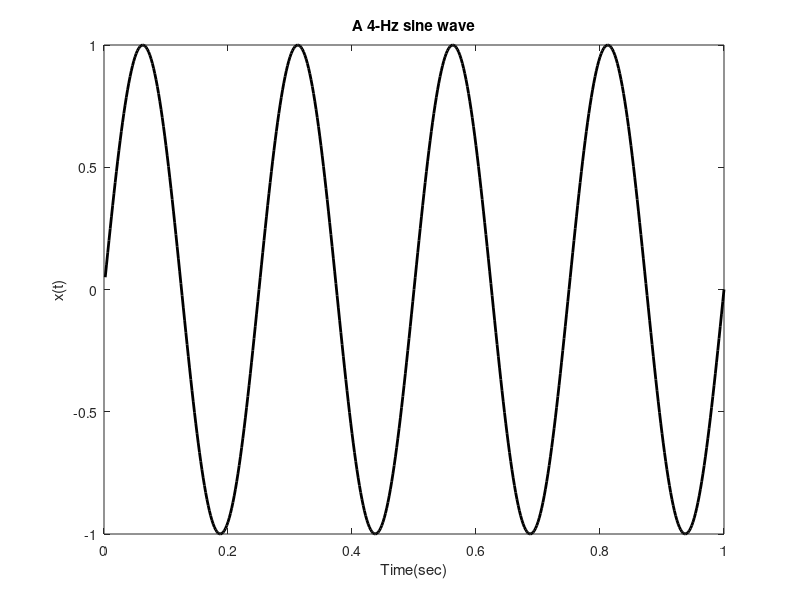

Here is the MATLAB script that generated this plot: (Note: this script raises an error after producing the figure.)
%  Example 1.5 Program to generate a 500 point vector containing a 4 Hz sine wave 
%  with a sample frequency of 500 Hz

fs = 500;                   			% Sample interval
N = 500;                        		% Number of points
f = 4;                              	% Frequency of sine wave
t = (1:N)/fs;                   		% Generate time vector
x = sin(2*pi*f*t);                      % Generate sine wave
RMS = sqrt(mean(x.^2));                 % Calculate RMS
disp (RMS)                         	 	% and display
figure(1)
plot(t,x,'k','LineWidth',2);            % Plot sine wave
xlabel('Time(sec)');                    % Label axes
ylabel('x(t)');	
title('A 4-Hz sine wave')

%%
% Example 1.6 Program to plot EEG data and  +/- one standard deviation 

load eeg_data;              		              % Load the data (from the CD)
fs = 50;                    		              % Sample frequency of 50 Hz
N = length(eeg);                                  % Get data length
t = (1:N)/fs;                                     % Generate time vector
figure(2)
hold on
plot(t,eeg,'k'); hold on;                         % Plot the data
std_dev = sqrt(sum((eeg - mean(eeg)).^2)/(N-1));  % Eq. 1.22 
std_dev1 = std(eeg);         		              % MATLAB standard deviation
avg = mean(eeg);                                  % Determine the mean of EEG
disp([std_dev std_dev1])
plot([t(1) t(end)],[std_dev+avg std_dev+avg],':k'); 
plot([t(1) t(end)],[-std_dev+avg -std_dev+avg],':k'); 
xlabel('Time (sec)','FontSize',14);
ylabel('EEG','FontSize',14);
title({'The segment of an EEG signal with the positive and negative standard',...
       'deviations indicated by a dotted horizontal line.'})

%%
% Example 1.7 Load the visual evoked response data, 
%  Construct and plot the ensemble average

load ver;						   % Get visual evoked response data;
fs = 1/.005;					   % Sample interval = 5 msec
[nu,N] = size(ver);                % Get data matrix size 
if nu > N
	ver = ver';
	t = (1:nu)/fs;                 % Generate time vector 
else
	t = (1:N)/fs;				   % Time vector if no transpose	
end

figure(3)
plot(t,ver(1,:));                  % Plot individual record
xlabel('Time(sec)','FontSize',14); %Label axis
ylabel('EEG','FontSize',14);
title('The raw EEG signal showing a single response to an evoked stimulus')

% Construct and plot the ensemble average
avg = mean(ver);				   % Calculate ensemble average 
figure(4)
plot(t,avg);					   % Plot ensemble average other data
xlabel('Time(sec)','FontSize',14); %Label axis
ylabel('EEG','FontSize',14);
title('The ensemble average of 100 individual signals showing the VER')

%%
% Example 1.8 Example to evaluate noise reduction in ensemble averaging. 
 
load ver;						% Get visual evoked response data;
fs = 1/.005;					% Sample interval = 5 msec
[nu,N] = size(ver);             % Get data matrix size 
if nu > N
	ver = ver';
	t = (1:nu)/fs;              % Generate time vector 
else
	t = (1:N)/fs;				% Time vector if no transpose	
end	

figure(5)
hold on
subplot(2,1,1);
plot(t,ver(1,:),'k'); 			% Plot individual record
xlabel('Time(sec)','FontSize',14);
ylabel('EEG','FontSize',14);
% Construct and plot the ensemble average
avg1 = mean(ver);				% Calculate ensemble average 
avg2 = mean(ver(1:25,:));
subplot(2,1,2);
plot(t,avg1,'k');				% Plot ensemble average other data
xlabel('Time(sec)','FontSize',14);
ylabel('EEG','FontSize',14);

figure(6);
plot(t,avg2);					% Plot ensemble average other data
xlabel('Time(sec)','FontSize',14);
ylabel('EEG','FontSize',14);

% Estimate the noise components
ver_noise = ver(1,:) - actual_ver;
avg1_noise = avg1 - actual_ver;
avg2_noise = avg2 - actual_ver;
std_ver = std(ver_noise);
std_avg1 = std(avg1_noise);
std_avg2 = std(avg2_noise);

%%



















